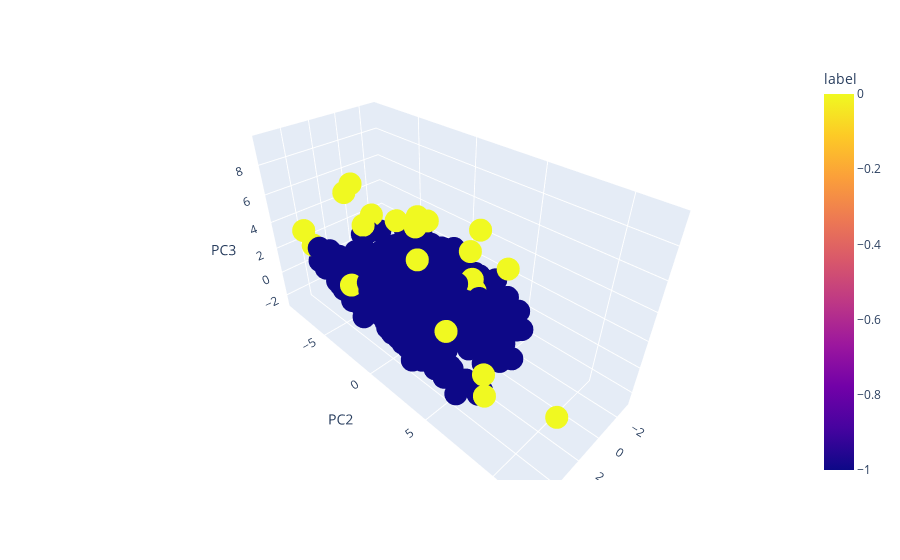

The notebook cell saved with this chart:
### Code cell
from sklearn.decomposition import PCA
kpca_3d = PCA(n_components = 3) #change for KernelPCA(n_components = 3, kernel='rbf', fit_inverse_transform=False)
kpca_3d.fit_transform(X)
kpca_3d_df = pd.DataFrame(kpca_3d.fit_transform(X))
kpca_3d_df.columns = ['PC1', 'PC2', 'PC3']
kpca_3d_df['label'] = lv1_train_scaled['label']
fig_3D = px.scatter_3d(kpca_3d_df, x='PC1', y='PC2', z='PC3',
              color='label')
fig_3D.show()

### Figure 1 — Plotly figure (JSON) as saved in the notebook; plotly's stock layout.template omitted (floating-point values rounded to 4 significant figures; data arrays with more than 128 entries replaced by an {"elided": "..."} marker saying what was removed)
{"data": [{"hovertemplate": "PC1=%{x}<br>PC2=%{y}<br>PC3=%{z}<br>label=%{marker.color}<extra></extra>", "legendgroup": "", "marker": {"color": {"elided": "1746 int values"}, "coloraxis": "coloraxis", "symbol": "circle"}, "mode": "markers", "name": "", "scene": "scene", "showlegend": false, "type": "scatter3d", "x": {"elided": "1746 float values"}, "y": {"elided": "1746 float values"}, "z": {"elided": "1746 float values"}}], "layout": {"coloraxis": {"colorbar": {"title": {"text": "label"}}, "colorscale": [[0, "#0d0887"], [0.1111, "#46039f"], [0.2222, "#7201a8"], [0.3333, "#9c179e"], [0.4444, "#bd3786"], [0.5556, "#d8576b"], [0.6667, "#ed7953"], [0.7778, "#fb9f3a"], [0.8889, "#fdca26"], [1, "#f0f921"]]}, "legend": {"tracegroupgap": 0}, "margin": {"t": 60}, "scene": {"domain": {"x": [0, 1], "y": [0, 1]}, "xaxis": {"title": {"text": "PC1"}}, "yaxis": {"title": {"text": "PC2"}}, "zaxis": {"title": {"text": "PC3"}}}}}
